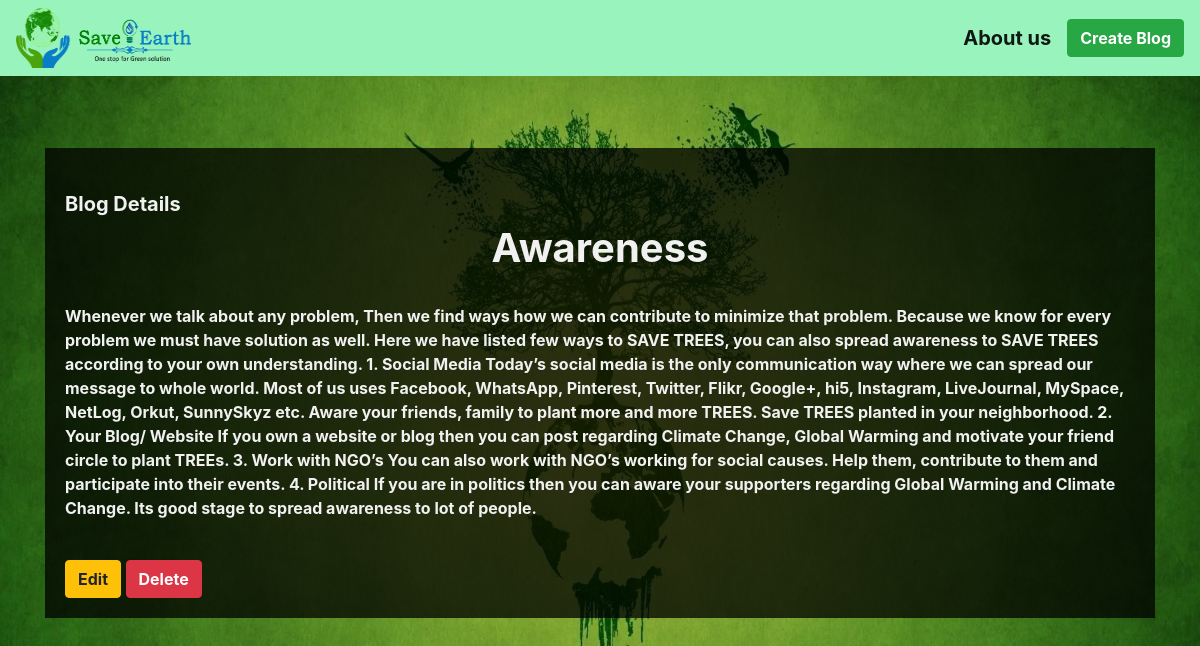
/detailView/18, run on the app's committed database.
### myblog/models.py (models this page shows, shortened)
class Myblog(models.Model):
    author = models.ForeignKey(
        'auth.User',
        on_delete = models.CASCADE,
    )
    title = models.CharField(max_length=200)
    text = models.TextField()
    image = models.ImageField(upload_to='post_image/',blank=True)

### myblog/views.py (the view)
# urls.py: path('detailView/<int:pk>',views.ViewDetail.as_view(),name='detailView'),
class ViewDetail(DetailView):
    model = Myblog
    template_name ="DetailView.html"
    context_object_name = 'batman'

### templates/DetailView.html
{% extends "index.html" %}
{% block content %}
<br>
<br>
<br>
<div class="content">
 <br>
<h5><b>Blog Details</b></h5>
<h1><center><b>{{batman.title}}</b></center></h1>
<br>
    <p><b>
         {{batman.text}}
        </b></p>
        <br>
        <a href="{% url 'blog_edit' batman.pk %}"><button class="btn btn-warning"><b>Edit</b></button></a>
        <a href="{% url 'blog_delete' batman.pk %}"><button class="btn btn-danger"><b>Delete</b></button></a>
</div>
{% endblock content %}

### templates/index.html (style rules this page uses)
body { background-image: url(/post_image/es8.jpg); background-size: 100% 100%; background-repeat: no-repeat; background-attachment: fixed; color: white; }
.content { background: rgb(0, 0, 0); background: rgba(0, 0, 0, 0.75); color: #f1f1f1; width: 100%; padding: 20px; }

### data on the page
Myblog: title "Awareness", text "Whenever we talk about any problem, Then we find ways how we can contribute to minimize that problem. Because we know for every problem we must have solution as well. Here we have listed few ways to SAVE TREES, you can also spread awareness to SAVE TREES according to your own understanding. 1. Social Media Today’s social media is the only communication way where we can spread our message to whole world. Most of us uses Facebook, WhatsApp, Pinterest, Twitter, Flikr, Google+, hi5, Instagram, LiveJournal, MySpace, NetLog, Orkut, SunnySkyz etc. Aware your friends, family to plant more and more TREES. Save TREES planted in your neighborhood. 2. Your Blog/ Website If you own a website or blog…"
